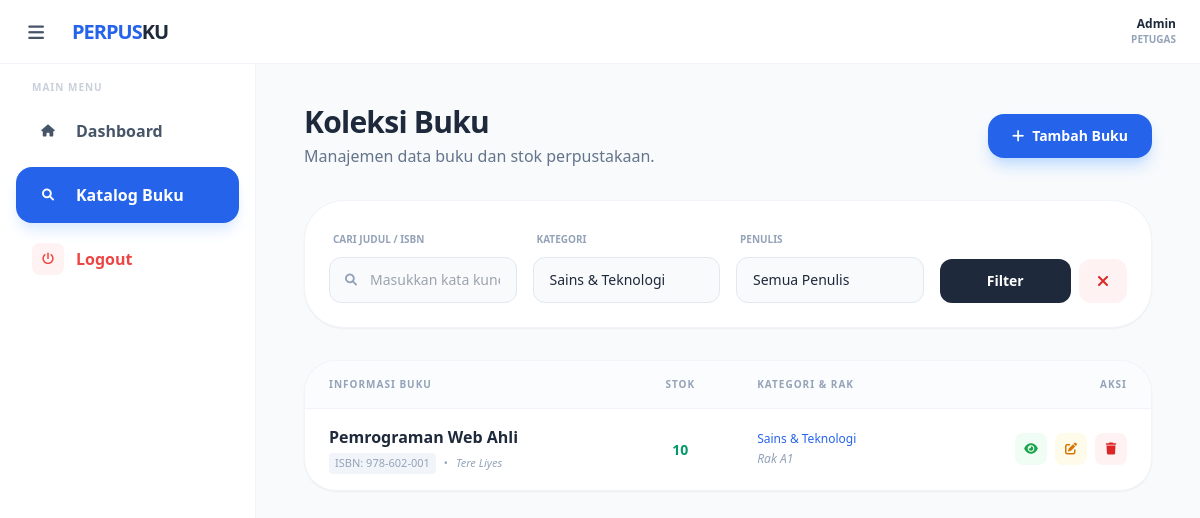
Before: /pages/buku/index.php?kategori=1 with the older database file.
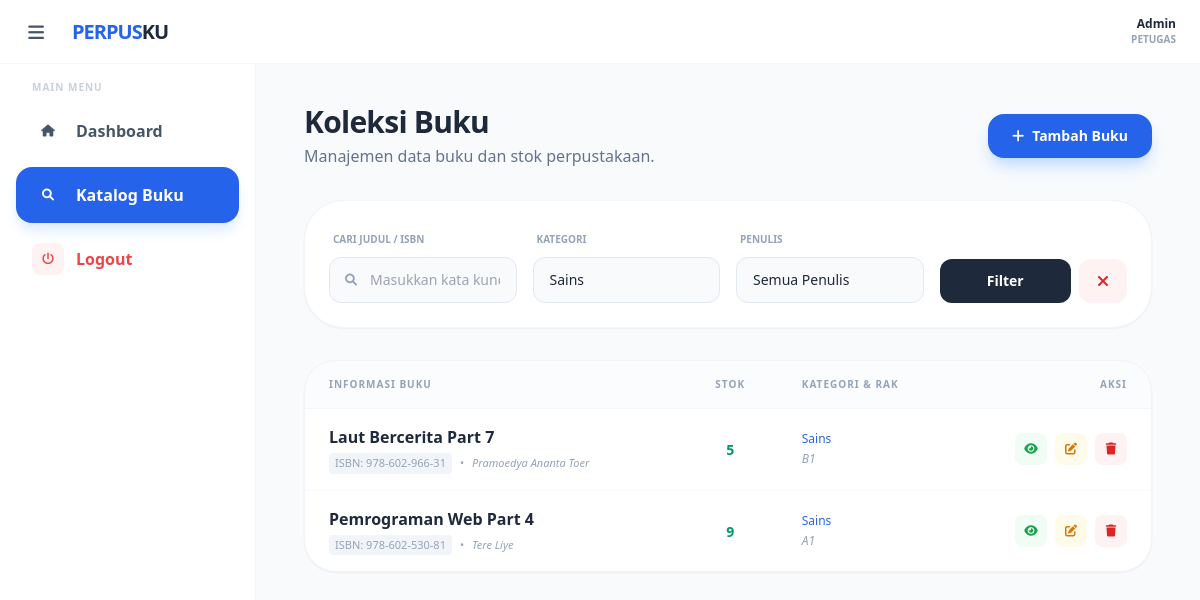
After: the same page with the newer database file.
### tables this page shows
CREATE TABLE `buku` (
  `id` int NOT NULL,
  `judul_buku` varchar(255) NOT NULL,
  `isbn` varchar(20) DEFAULT NULL,
  `stok` int DEFAULT '0',
  `tahun_terbit` year DEFAULT NULL,
  `id_kategori` int DEFAULT NULL,
  `id_penulis` int DEFAULT NULL,
  `id_penerbit` int DEFAULT NULL,
  `id_rak` int DEFAULT NULL
);

CREATE TABLE `penulis` (
  `id` int NOT NULL,
  `nama_penulis` varchar(100) NOT NULL,
  `biografi` text
);

CREATE TABLE `kategori` (
  `id` int NOT NULL,
  `nama_kategori` varchar(50) NOT NULL
);

CREATE TABLE `rak` (
  `id` int NOT NULL,
  `nama_rak` varchar(50) NOT NULL,
  `lokasi` varchar(100) DEFAULT NULL
);

### pages/buku/index.php (the view, shortened to what the changed rows need)
<?php
require_once "../../konek.php";
require_once "../../layout/header.php";
require_once "../../layout/sidebar.php";
$kategori = $_GET['kategori'] ?? '';
$sql = "SELECT b.*, k.nama_kategori, p.nama_penulis, pr.nama_penerbit, r.nama_rak
        FROM buku b
        LEFT JOIN kategori k ON b.id_kategori = k.id
        LEFT JOIN penulis p ON b.id_penulis = p.id
        LEFT JOIN penerbit pr ON b.id_penerbit = pr.id
        LEFT JOIN rak r ON b.id_rak = r.id
        WHERE 1=1";
if ($kategori != '') {
    $sql .= " AND b.id_kategori = '$kategori'";
}
$sql .= " ORDER BY b.id DESC";
$query = mysqli_query($conn, $sql);
?>
<div class="p-6">
    <div class="flex justify-between items-center mb-8">
        <div>
            <h2 class="text-3xl font-extrabold text-slate-800 tracking-tight">Koleksi Buku</h2>
        </div>
    </div>
    <div class="bg-white rounded-[2.5rem] shadow-sm border border-slate-100 p-6 mb-8">
        <form method="GET" action="" class="grid grid-cols-1 md:grid-cols-4 gap-4 items-end">
            <div class="space-y-2">
                <label class="text-[10px] font-black text-slate-400 uppercase ml-1">Kategori</label>
                <select name="kategori" class="w-full px-4 py-3 rounded-xl border border-slate-200 bg-slate-50 focus:ring-2 focus:ring-blue-500 outline-none transition-all text-sm appearance-none">
                    <?php
                    $kat_opt = mysqli_query($conn, "SELECT * FROM kategori");
                    while($k = mysqli_fetch_assoc($kat_opt)) :
                    ?>
                        <option value="<?= $k['id']; ?>" <?= $kategori == $k['id'] ? 'selected' : ''; ?>><?= $k['nama_kategori']; ?></option>
                    <?php endwhile; ?>
                </select>
            </div>
        </form>
    </div>
    <div class="bg-white rounded-[2rem] shadow-sm border border-slate-100 overflow-hidden">
        <div class="overflow-x-auto">
            <table class="w-full text-left border-collapse">
                <thead>
                    <tr class="bg-slate-50/50 border-b border-slate-100">
                        <th class="px-6 py-4 text-[10px] font-black text-slate-400 uppercase tracking-widest">Informasi Buku</th>
                        <th class="px-6 py-4 text-[10px] font-black text-slate-400 uppercase tracking-widest text-center">Stok</th>
                        <th class="px-6 py-4 text-[10px] font-black text-slate-400 uppercase tracking-widest">Kategori & Rak</th>
                        <th class="px-6 py-4 text-[10px] font-black text-slate-400 uppercase tracking-widest text-right">Aksi</th>
                    </tr>
                </thead>
                <tbody class="divide-y divide-slate-50">
                    <?php if(mysqli_num_rows($query) > 0) : ?>
                        <?php while($row = mysqli_fetch_assoc($query)) : ?>
                        <tr class="hover:bg-slate-50/50 transition-colors">
                            <td class="px-6 py-4">
                                <div class="font-bold text-slate-800 mb-1"><?= $row['judul_buku']; ?></div>
                                <div class="text-[11px] text-slate-400 flex items-center gap-2">
                                    <span class="bg-slate-100 px-1.5 py-0.5 rounded">ISBN: <?= $row['isbn'] ?: '-'; ?></span>
                                    <span>&bull;</span>
                                    <span class="italic"><?= $row['nama_penulis'] ?: 'Tanpa Penulis'; ?></span>
                                </div>
                            </td>
                            <td class="px-6 py-4 text-center">
                                <span class="text-sm font-black <?= $row['stok'] > 0 ? 'text-emerald-600' : 'text-red-500' ?>">
                                    <?= $row['stok']; ?>
                                </span>
                            </td>
                            <td class="px-6 py-4 text-xs font-medium text-slate-600">
                                <div class="flex flex-col gap-1">
                                    <span class="text-blue-600"><?= $row['nama_kategori'] ?: 'Umum'; ?></span>
                                    <span class="text-slate-400 italic"><?= $row['nama_rak'] ?: 'Belum diatur'; ?></span>
                                </div>
                            </td>
                            <td class="px-6 py-4 text-right">
                                <div class="flex justify-end gap-2">
                                    <a href="detail.php?id=<?= $row['id']; ?>" class="w-8 h-8 rounded-lg bg-green-50 text-green-600 flex items-center justify-center hover:bg-green-600 hover:text-white transition-all">
                                        <i class="fas fa-eye text-xs"></i>
                                    </a>
                                    <a href="edit.php?id=<?= $row['id']; ?>" class="w-8 h-8 rounded-lg bg-amber-50 text-amber-600 flex items-center justify-center hover:bg-amber-600 hover:text-white transition-all">
                                        <i class="fas fa-edit text-xs"></i>
                                    </a>
                                    <button onclick="konfirmasiHapus('hapus.php?id=<?= $row['id'] ?>')"
                                            class="w-8 h-8 rounded-lg bg-red-50 text-red-600 flex items-center justify-center hover:bg-red-600 hover:text-white transition-all">
                                        <i class="fas fa-trash text-xs"></i>
                                    </button>
                                </div>
                            </td>
                        </tr>
                        <?php endwhile; ?>
                    <?php endif; ?>
                </tbody>
            </table>
        </div>
    </div>
</div>
<?php require_once "../../layout/footer.php"; ?>

Changed rows visible on the page:
no longer on this page (row edited): buku: judul_buku "Pemrograman Web Ahli", isbn "978-602-001", id_penulis.nama_penulis "Tere Liyes", stok "10", id_kategori.nama_kategori "Sains & Teknologi", id_rak.nama_rak "Rak A1"
added buku: judul_buku "Laut Bercerita Part 7", isbn "978-602-966-31", id_penulis.nama_penulis "Pramoedya Ananta Toer", stok "5", id_kategori.nama_kategori "Sains", id_rak.nama_rak "B1"
now on this page (row edited): buku: judul_buku "Pemrograman Web Part 4", isbn "978-602-530-81", id_penulis.nama_penulis "Tere Liye", stok "9", id_kategori.nama_kategori "Sains", id_rak.nama_rak "A1"
Other visible differences:
form field kategori: "Sains & Teknologi" → "Sains"
